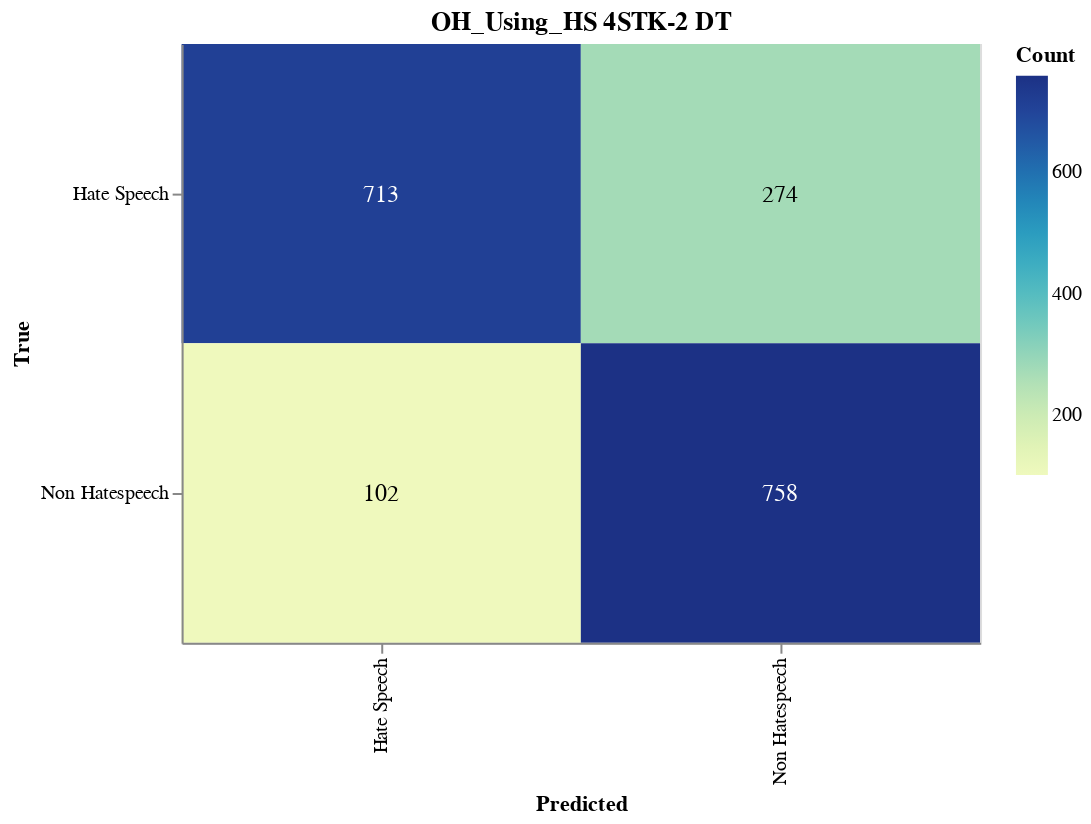

Source (notebook cell):
### Markdown cell above
#### Save CM

### Code cell
import altair as alt
import altair_saver
import pandas as pd
from sklearn.metrics import confusion_matrix

# Calculate the confusion matrix
cm = confusion_matrix(y_val, adjusted_predictions)

# Define class names
class_names = ['Hate Speech', 'Non Hatespeech']

# Convert confusion matrix to DataFrame
cm_df = pd.DataFrame(cm, index=class_names, columns=class_names).reset_index().melt(id_vars='index')
cm_df.columns = ['True', 'Predicted', 'Count']

# Ensure the order of categories
cm_df['True'] = pd.Categorical(cm_df['True'], categories=class_names, ordered=True)
cm_df['Predicted'] = pd.Categorical(cm_df['Predicted'], categories=class_names, ordered=True)

# Create the Altair plot
heatmap = alt.Chart(cm_df).mark_rect().encode(
    x=alt.X('Predicted:O', sort=class_names),
    y=alt.Y('True:O', sort=class_names),
    color='Count:Q',
    tooltip=['True', 'Predicted', 'Count']
).properties(
    width=400,
    height=300,
    title='OF_Using_FIRE 4STK-2 DT'
)

# Add text labels
text = heatmap.mark_text(
    align='center',
    baseline='middle',
    fontSize=12
).encode(
    text='Count:Q',
    color=alt.condition(
        alt.datum.Count > cm.max() / 2,
        alt.value('white'),
        alt.value('black')
    )
)

# Combine heatmap and text
final_chart = heatmap + text

# Display the plot
final_chart.show()

### Figure 1 — Vega-Lite specification as saved in the notebook (floating-point values rounded to 4 significant figures)
{"config": {"view": {"continuousWidth": 300, "continuousHeight": 300}}, "layer": [{"mark": {"type": "rect"}, "encoding": {"color": {"field": "Count", "type": "quantitative"}, "tooltip": [{"field": "True", "type": "ordinal"}, {"field": "Predicted", "type": "ordinal"}, {"field": "Count", "type": "quantitative"}], "x": {"field": "Predicted", "sort": ["Hate Speech", "Non Hatespeech"], "type": "ordinal"}, "y": {"field": "True", "sort": ["Hate Speech", "Non Hatespeech"], "type": "ordinal"}}, "title": "OH_Using_HS 4STK-2 DT"}, {"mark": {"type": "text", "align": "center", "baseline": "middle", "fontSize": 12}, "encoding": {"color": {"condition": {"test": "(datum.Count > 379.0)", "value": "white"}, "value": "black"}, "text": {"field": "Count", "type": "quantitative"}, "tooltip": [{"field": "True", "type": "ordinal"}, {"field": "Predicted", "type": "ordinal"}, {"field": "Count", "type": "quantitative"}], "x": {"field": "Predicted", "sort": ["Hate Speech", "Non Hatespeech"], "type": "ordinal"}, "y": {"field": "True", "sort": ["Hate Speech", "Non Hatespeech"], "type": "ordinal"}}, "title": "OH_Using_HS 4STK-2 DT"}], "data": {"name": "data-ac8d90ac831f561b4fde2741143a0e3d"}, "height": 300, "width": 400, "$schema": "https://vega.github.io/schema/vega-lite/v5.17.0.json", "datasets": {"data-ac8d90ac831f561b4fde2741143a0e3d": [{"True": "Hate Speech", "Predicted": "Hate Speech", "Count": 713}, {"True": "Non Hatespeech", "Predicted": "Hate Speech", "Count": 102}, {"True": "Hate Speech", "Predicted": "Non Hatespeech", "Count": 274}, {"True": "Non Hatespeech", "Predicted": "Non Hatespeech", "Count": 758}]}}
